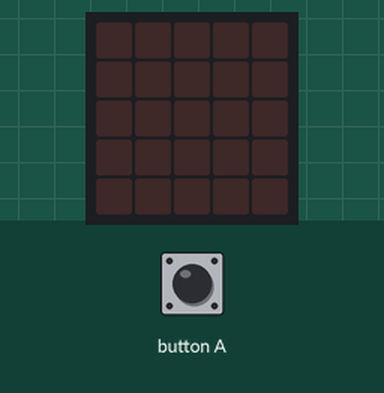
The program below on a simulated BBC micro:bit (MakeCode). Shown: the board's 5×5 LED display. Inputs (shaded band) come from the test bench. Random numbers come from a fixed seed.

Above: at 1.2 s.
1.3 s: button A pressed for 0.15 s
At 1.9 s:
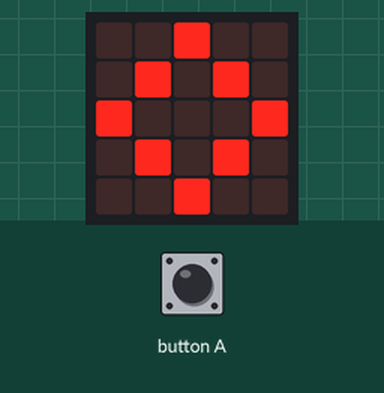
At 2.4 s:
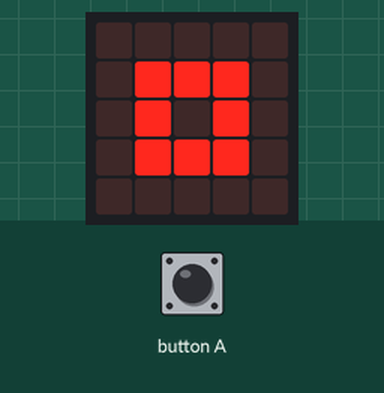
3.5 s: button A pressed 2 times (0.12 s each, 0.3 s apart)
At 6.3 s:
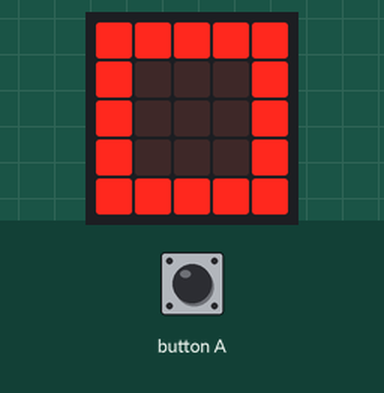
Timing chart, 0 to 7.8 s (numbered marks = the images above; inputs shaded):
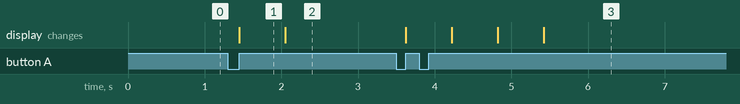

Measured:
- after the input at 1.3 s, the display: changes after 0.15 s (image 1)
- after the input at 3.5 s, the display: first changes after 0.12 s (image 3 shows a later state)
- what the display in image 1 shows lasts 0.6 s, from 1.5 s to 2.1 s

The program:

main.ts
```typescript
input.onButtonPressed(Button.A, function () {
    if (Math.randomBoolean()) {
        basic.showIcon(IconNames.Diamond)
        basic.showIcon(IconNames.Square)
    } else {
        basic.showIcon(IconNames.Diamond)
        basic.showIcon(IconNames.SmallSquare)
    }
})
basic.forever(function () {

})
```

test.ts
```typescript
// tests gaan hier; deze zal niet worden gecompileerd wanneer dit pakket wordt gebruikt als extensie.
```
